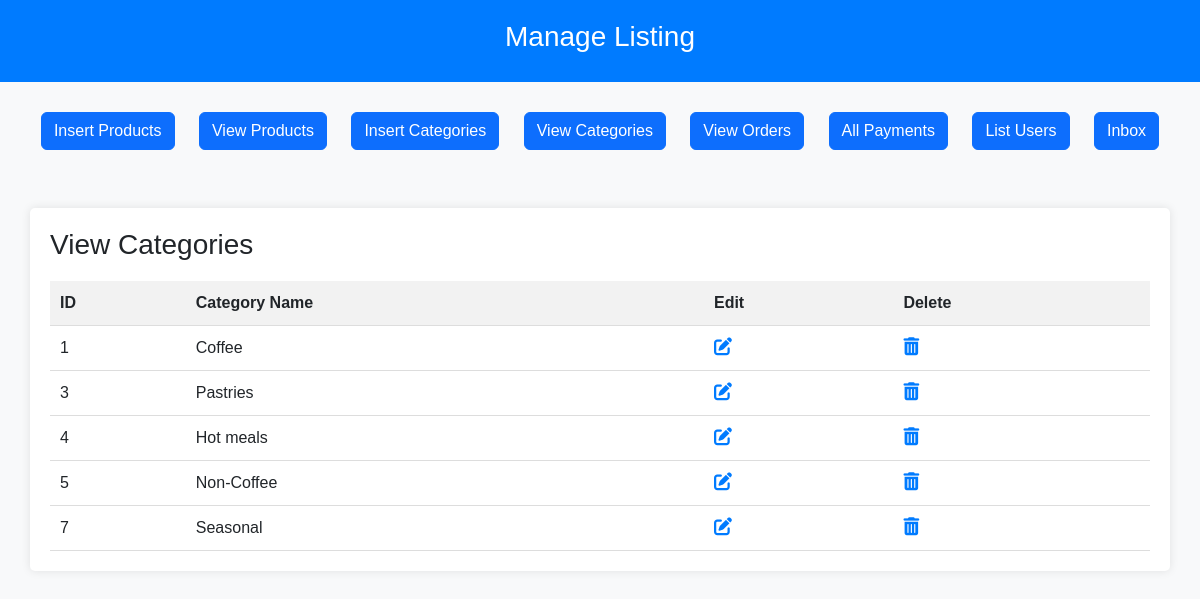
/admin/index.php?view_categories, run on the app's committed database.
### tables this page shows
CREATE TABLE `categories` (
  `category_id` int(11) NOT NULL,
  `category_title` varchar(100) NOT NULL
);

### admin/view_categories.php (the view, shortened to what this page needs)
<?php
include('../include/connect.php');
$select_query = "SELECT * FROM categories";
$result = mysqli_query($con, $select_query);
?>
<!DOCTYPE html>
<html lang="en">
<head>
    <link rel="stylesheet" href="https://cdnjs.cloudflare.com/ajax/libs/font-awesome/6.0.0/css/all.min.css">
</head>
<body>
    <h3>View Categories</h3>
    <table>
        <tr>
            <th>ID</th>
            <th>Category Name</th>
            <th>Edit</th>
            <th>Delete</th>
        </tr>
        <?php
        while ($row = mysqli_fetch_assoc($result)) {
            echo "<tr>";
            echo "<td>" . $row['category_id'] . "</td>";
            echo "<td>" . $row['category_title'] . "</td>";
            echo "<td><a href='edit_category.php?id=" . $row['category_id'] . "'><i class='fas fa-edit icon'></i></a></td>";
            echo "<td><a href='delete_category.php?id=" . $row['category_id'] . "' onclick='return confirm(\"Are you sure you want to delete this category?\")'><i class='fas fa-trash-alt icon'></i></a></td>";
            echo "</tr>";
        }
        ?>
    </table>
</body>
</html>

### admin/index.php (style rules this page uses)
body { background-color: #f8f9fa; font-family: Arial, sans-serif; }

### admin/view_categories.php (style rules this page uses)
table { width: 100%; border-collapse: collapse; margin-top: 20px; }
th, td { padding: 10px; text-align: left; border-bottom: 1px solid #ddd; }
th { background-color: #f2f2f2; }
.icon { font-size: 18px; color: #007bff; margin-right: 5px; cursor: pointer; }

### data on the page
categories: category_id "1", category_title "Coffee"
categories: category_id "3", category_title "Pastries"
categories: category_id "4", category_title "Hot meals"
categories: category_id "5", category_title "Non-Coffee"
categories: category_id "7", category_title "Seasonal"
